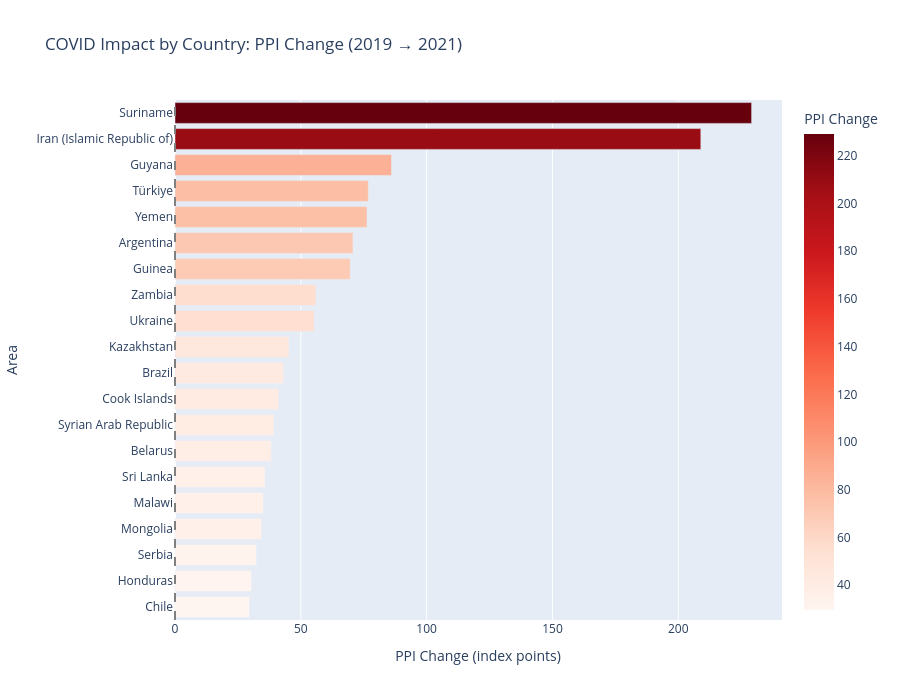

This figure's notebook cell:
### Markdown cell above
🫘 Locust beans (carobs) is a surprise leader — niche crop with very limited global supply making it price sensitive
🍒 Sour cherries & Kiwi fruit — perishable fruits are consistently volatile
🍊 Oranges & Onions — appear in both South Africa AND globally, confirming these are genuinely volatile commodities
🍈 Melons, Dates, Watermelons — mostly warm climate fruits sensitive to weather and water supply

### Code cell
# Average PPI per country pre and post COVID
covid = df.groupby('Area')[['Y2019', 'Y2021']].mean().dropna()
covid['covid_impact'] = covid['Y2021'] - covid['Y2019']
covid = covid.sort_values('covid_impact', ascending=False).head(20)

fig3 = px.bar(
    covid,
    x='covid_impact',
    y=covid.index,
    orientation='h',
    title='COVID Impact by Country: PPI Change (2019 → 2021)',
    labels={'covid_impact': 'PPI Change (index points)', 'y': 'Country'},
    color='covid_impact',
    color_continuous_scale='Reds'
)
fig3.update_layout(
    yaxis={'categoryorder': 'total ascending'},
    height=700,
    coloraxis_colorbar=dict(title='PPI Change')
)
fig3.add_vline(x=0, line_dash='dash', line_color='grey')
fig3.show()

### Figure 1 — Plotly figure (JSON) as saved in the notebook; plotly's stock layout.template omitted (floating-point values rounded to 4 significant figures)
{"data": [{"hovertemplate": "PPI Change (index points)=%{marker.color}<br>Area=%{y}<extra></extra>", "legendgroup": "", "marker": {"color": [229.1, 209.0, 86.03, 76.82, 76.29, 70.74, 69.62, 55.98, 55.28, 45.28, 43.1, 41.26, 39.31, 38.27, 35.79, 35.11, 34.34, 32.31, 30.39, 29.62], "coloraxis": "coloraxis", "pattern": {"shape": ""}}, "name": "", "orientation": "h", "showlegend": false, "textposition": "auto", "type": "bar", "x": [229.1, 209.0, 86.03, 76.82, 76.29, 70.74, 69.62, 55.98, 55.28, 45.28, 43.1, 41.26, 39.31, 38.27, 35.79, 35.11, 34.34, 32.31, 30.39, 29.62], "xaxis": "x", "y": ["Suriname", "Iran (Islamic Republic of)", "Guyana", "Türkiye", "Yemen", "Argentina", "Guinea", "Zambia", "Ukraine", "Kazakhstan", "Brazil", "Cook Islands", "Syrian Arab Republic", "Belarus", "Sri Lanka", "Malawi", "Mongolia", "Serbia", "Honduras", "Chile"], "yaxis": "y"}], "layout": {"barmode": "relative", "coloraxis": {"colorbar": {"title": {"text": "PPI Change"}}, "colorscale": [[0, "rgb(255,245,240)"], [0.125, "rgb(254,224,210)"], [0.25, "rgb(252,187,161)"], [0.375, "rgb(252,146,114)"], [0.5, "rgb(251,106,74)"], [0.625, "rgb(239,59,44)"], [0.75, "rgb(203,24,29)"], [0.875, "rgb(165,15,21)"], [1, "rgb(103,0,13)"]]}, "height": 700, "legend": {"tracegroupgap": 0}, "shapes": [{"line": {"color": "grey", "dash": "dash"}, "type": "line", "x0": 0, "x1": 0, "xref": "x", "y0": 0, "y1": 1, "yref": "y domain"}], "title": {"text": "COVID Impact by Country: PPI Change (2019 → 2021)"}, "xaxis": {"anchor": "y", "domain": [0, 1], "title": {"text": "PPI Change (index points)"}}, "yaxis": {"anchor": "x", "categoryorder": "total ascending", "domain": [0, 1], "title": {"text": "Area"}}}}
